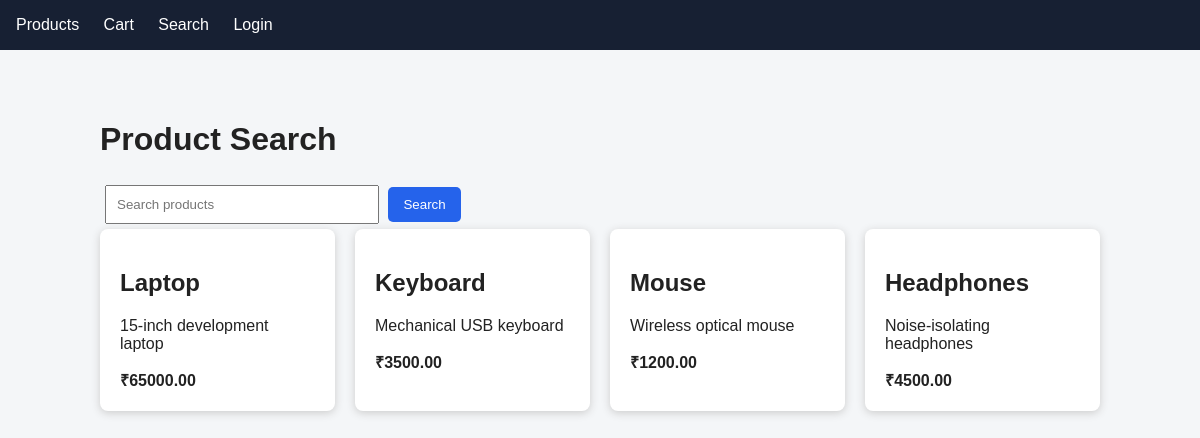
Screenshot of /search with the database file from the repository.
### tables this page shows
CREATE TABLE products (
    id INTEGER PRIMARY KEY AUTOINCREMENT,
    name TEXT NOT NULL,
    description TEXT NOT NULL,
    price REAL NOT NULL CHECK(price >= 0)
);

### secure_application/src/app.py (the view)
@app.route("/search")
def search():
    query = request.args.get("q", "").strip()
    products = get_db().execute(
        """
        SELECT *
        FROM products
        WHERE name LIKE ? OR description LIKE ?
        """,
        (f"%{query}%", f"%{query}%"),
    ).fetchall()
    return render_template(
        "search.html",
        products=products,
        query=query,
        vulnerable=False,
    )

### secure_application/src/app.py (called while the page is built)
def get_db():
    if "db" not in g:
        g.db = sqlite3.connect(app.config["DATABASE"])
        g.db.row_factory = sqlite3.Row
    return g.db

@app.before_request
def load_user():
    user_id = session.get("user_id")
    if user_id is None:
        g.user = None
    else:
        g.user = get_db().execute(
            "SELECT id, username FROM users WHERE id = ?",
            (user_id,),
        ).fetchone()

### secure_application/src/templates/search.html (shortened to what this page needs)
{% extends "base.html" %}
{% block content %}
<h1>Product Search</h1>
<form method="get"
      action="{% if vulnerable %}{{ url_for('vulnerable_search') }}{% else %}{{ url_for('search') }}{% endif %}">
    <input
        name="q"
        value="{{ query }}"
        placeholder="Search products"
    >
    <button type="submit">Search</button>
</form>
<div class="products">
{% for product in products %}
<div class="card">
    <h2>{{ product.name }}</h2>
    <p>{{ product.description }}</p>
    <strong>₹{{ "%.2f"|format(product.price) }}</strong>
</div>
{% endfor %}
</div>
{% endblock %}

### secure_application/src/templates/base.html (style rules this page uses)
body { font-family: Arial, sans-serif; background: #f4f6f8; margin: 0; color: #222; }
.products { display: grid; grid-template-columns: repeat(auto-fit, minmax(220px, 1fr)); gap: 20px; }
.card { background: white; padding: 20px; border-radius: 8px; box-shadow: 0 2px 8px #ccc; }
button { background: #2563eb; color: white; border: 0; padding: 10px 15px; border-radius: 5px; cursor: pointer; }
input { padding: 10px; width: 250px; margin: 5px; }

### rows the page displays
products: name "Laptop", description "15-inch development laptop", price "65000.00"
products: name "Keyboard", description "Mechanical USB keyboard", price "3500.00"
products: name "Mouse", description "Wireless optical mouse", price "1200.00"
products: name "Headphones", description "Noise-isolating headphones", price "4500.00"
